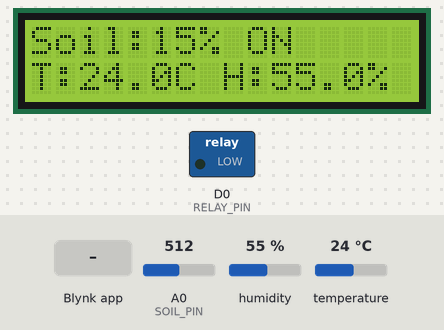
Bench run of a sketch on a simulated ESP8266 (NodeMCU). Parts: 16×2 character LCD, switched loads named in the sketch (green lamp = pin HIGH). The inputs (shaded band) are chosen by the test bench; at power-on: A0 (SOIL_PIN) = 512, humidity 55 %, temperature 24 °C. WiFi joins after 1.5 s; servers stay silent unless stated.

Above: at 7.5 s.
7.6 s: A0 (SOIL_PIN) set to 458
At 13.2 s:
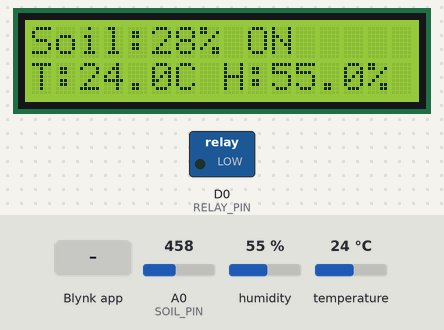
18.4 s: A0 (SOIL_PIN) set to 431
At 28.1 s:
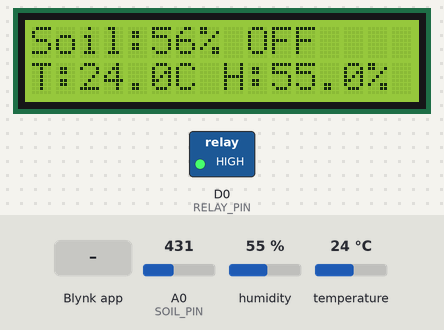
28.4 s: Blynk app writes 1 to V3
At 29.4 s:
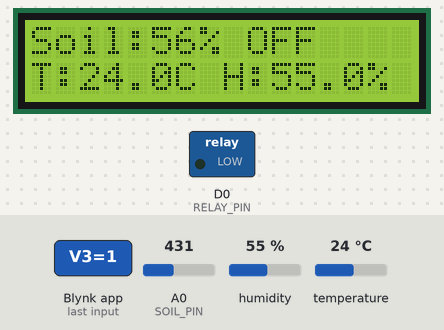
33.4 s: Blynk app writes 0 to V3
At 34.4 s:
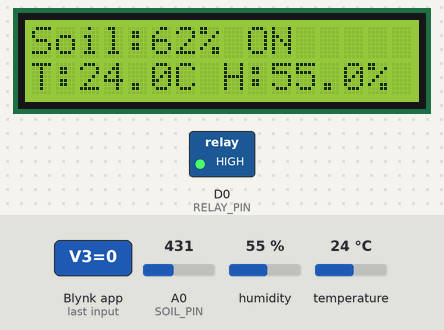
38.4 s: humidity set to 22 %
At 43.3 s:
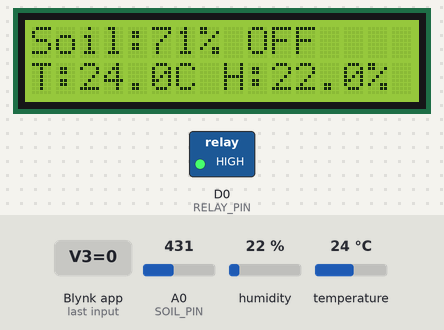
48.4 s: temperature set to 12 °C
At 53.3 s:
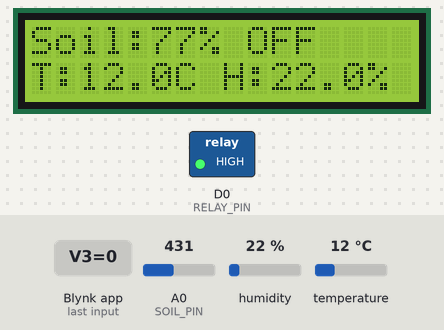
Timing chart, 0 to 54.8 s (numbered marks = the images above; inputs shaded):
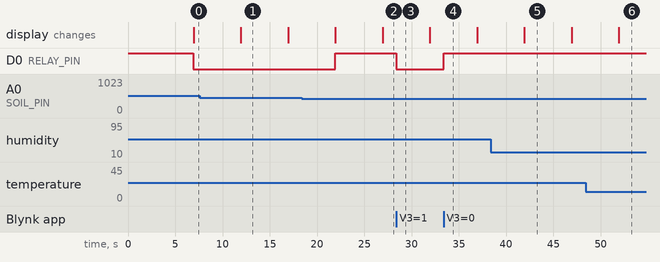

Measured:
- the behaviour switches between 448 and 447 on A0 (SOIL_PIN) (found by bisection; images 1 and 2)
- after the input at 28.4 s, D0 (RELAY_PIN): HIGH → LOW at once
- after the input at 33.4 s, D0 (RELAY_PIN): LOW → HIGH at once
- what the display in image 1 shows lasts 5.0 s, from 11.9 s to 16.9 s

The sketch:

plant_monitoring_system.ino
```cpp
#define BLYNK_TEMPLATE_ID "YOUR_TEMPLATE_ID"
#define BLYNK_TEMPLATE_NAME "Plant Monitoring System"
#define BLYNK_AUTH_TOKEN "YOUR_BLYNK_TOKEN"

#define BLYNK_PRINT Serial
#include <ESP8266WiFi.h>
#include <BlynkSimpleEsp8266.h>
#include "DHT.h"
#include <Wire.h>
#include <LiquidCrystal_I2C.h>

// WiFi Credentials
char ssid[] = "YOUR_WIFI_NAME";
char pass[] = "YOUR_WIFI_PASSWORD";
char auth[] = BLYNK_AUTH_TOKEN;

// Relay Configuration
#define RELAY_PIN D0
#define RELAY_ACTIVE_HIGH false

// Sensors
#define DHT_PIN   D3
#define DHT_TYPE  DHT11
#define SOIL_PIN  A0

// LCD Configuration
#define LCD_ADDR 0x27
#define LCD_COLS 16
#define LCD_ROWS 2
#define SDA_PIN D2
#define SCL_PIN D1

LiquidCrystal_I2C lcd(LCD_ADDR, LCD_COLS, LCD_ROWS);
DHT dht(DHT_PIN, DHT_TYPE);

// Variables
bool pumpManual = false;
bool pumpState = false;
int autoThreshold = 40;
float soilPercent = 0;
float soilAlpha = 0.2;
bool wifiConnected = false;
bool offlineMode = false;

BlynkTimer timer;
const unsigned long READ_INTERVAL = 5000;

// Alert Thresholds
const float TEMP_HIGH_LIMIT = 35.0;
const float HUM_LOW_LIMIT   = 30.0;
const int   SOIL_LOW_LIMIT  = 30;

bool tempAlertSent = false;
bool humAlertSent  = false;
bool soilAlertSent = false;

// ---------------- BLYNK CONTROL ----------------
BLYNK_WRITE(V3) {
  int v = param.asInt();
  pumpManual = (v == 1);
  setPump(pumpManual);
}

BLYNK_WRITE(V5) {
  int v = param.asInt();
  if (v >= 0 && v <= 100) autoThreshold = v;
}

// ---------------- SOIL SENSOR ----------------
int readSoilRaw() {
  return analogRead(SOIL_PIN);
}

int mapSoilToPercent(int raw) {
  int dryRaw = 1023;
  int wetRaw = 350;
  raw = constrain(raw, wetRaw, dryRaw);
  int perc = map(raw, dryRaw, wetRaw, 0, 100);
  return constrain(perc, 0, 100);
}

// ---------------- RELAY CONTROL ----------------
void setPump(bool on) {
  if (RELAY_ACTIVE_HIGH) digitalWrite(RELAY_PIN, on ? HIGH : LOW);
  else digitalWrite(RELAY_PIN, on ? LOW : HIGH);

  pumpState = on;
  if (wifiConnected) Blynk.virtualWrite(V4, pumpState);
}

// ---------------- AUTO CONTROL ----------------
void checkAutoControl(int soilP) {
  if (pumpManual) return;

  if (soilP < autoThreshold) {
    setPump(true);
  } else {
    setPump(false);
  }
}

// ---------------- ALERTS ----------------
void checkAlerts(float temp, float hum, int soil) {
  if (!wifiConnected) return;

  if (temp > TEMP_HIGH_LIMIT && !tempAlertSent) {
    Blynk.logEvent("high_temp", "High Temperature Alert");
    tempAlertSent = true;
  } else if (temp <= TEMP_HIGH_LIMIT - 2) tempAlertSent = false;

  if (hum < HUM_LOW_LIMIT && !humAlertSent) {
    Blynk.logEvent("low_humidity", "Low Humidity Alert");
    humAlertSent = true;
  } else if (hum >= HUM_LOW_LIMIT + 5) humAlertSent = false;

  if (soil < SOIL_LOW_LIMIT && !soilAlertSent) {
    Blynk.logEvent("low_soil", "Low Soil Moisture Alert");
    soilAlertSent = true;
  } else if (soil >= SOIL_LOW_LIMIT + 10) soilAlertSent = false;
}

// ---------------- SEND DATA ----------------
void sendToBlynk(int soilP, float t, float h) {
  if (!wifiConnected) return;

  Blynk.virtualWrite(V0, soilP);
  Blynk.virtualWrite(V1, t);
  Blynk.virtualWrite(V2, h);
  Blynk.virtualWrite(V5, autoThreshold);
  Blynk.virtualWrite(V4, pumpState);
}

// ---------------- LCD DISPLAY ----------------
void updateLCD(int soil, float temp, float hum, bool pump) {
  lcd.clear();

  lcd.setCursor(0,0);
  lcd.print("Soil:");
  lcd.print(soil);
  lcd.print("% ");
  lcd.print(pump ? "ON" : "OFF");

  lcd.setCursor(0,1);
  lcd.print("T:");
  lcd.print(temp,1);
  lcd.print("C H:");
  lcd.print(hum,1);
  lcd.print("%");
}

// ---------------- SENSOR READING ----------------
void readSensors() {
  int raw = readSoilRaw();
  int soilP = mapSoilToPercent(raw);
  soilPercent = (soilAlpha * soilP) + (1.0 - soilAlpha) * soilPercent;

  float hum = dht.readHumidity();
  float temp = dht.readTemperature();

  checkAutoControl((int)soilPercent);
  sendToBlynk((int)soilPercent, temp, hum);
  updateLCD((int)soilPercent, temp, hum, pumpState);
  checkAlerts(temp, hum, (int)soilPercent);
}

// ---------------- SETUP ----------------
void setup() {
  Serial.begin(115200);

  pinMode(RELAY_PIN, OUTPUT);
  digitalWrite(RELAY_PIN, RELAY_ACTIVE_HIGH ? LOW : HIGH);

  dht.begin();
  Wire.begin(SDA_PIN, SCL_PIN);

  lcd.init();
  lcd.backlight();
  lcd.setCursor(0,0);
  lcd.print("Plant Monitor");

  WiFi.begin(ssid, pass);

  unsigned long startTime = millis();
  while (WiFi.status() != WL_CONNECTED && millis() - startTime < 10000) {
    delay(500);
  }

  if (WiFi.status() == WL_CONNECTED) {
    wifiConnected = true;
    Blynk.begin(auth, ssid, pass);
  } else {
    offlineMode = true;
  }

  timer.setInterval(READ_INTERVAL, readSensors);
}

// ---------------- LOOP ----------------
void loop() {
  if (wifiConnected && WiFi.status() == WL_CONNECTED) {
    Blynk.run();
  }
  timer.run();
}
```
